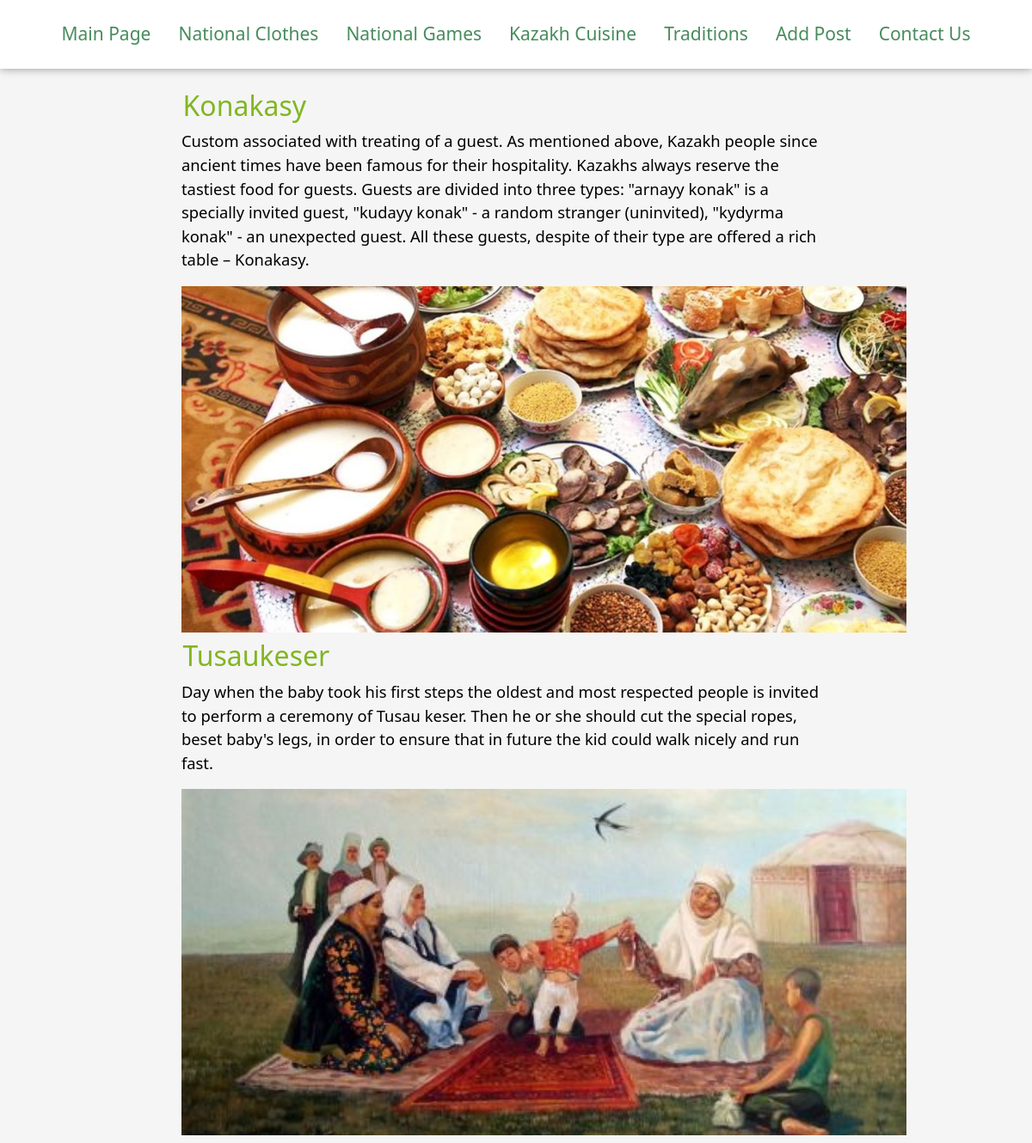
/traditions/, run on the app's committed database.
### kz_culture/models.py (models this page shows, shortened)
class Traditions(models.Model):
    title = models.CharField(max_length=255)
    content = models.TextField(blank=True)
    photo = models.ImageField(upload_to="img/")
    time_create = models.DateTimeField(auto_now_add=True)
    time_update = models.DateTimeField(auto_now=True)
    is_published = models.BooleanField(default=True)

### kz_culture/views.py (the view)
# urls.py: path('traditions/', traditions, name='traditions'),
def traditions(request):
    traditions = Traditions.objects.all()
    return render(request, 'kz_culture/Traditions.html', {'traditions': traditions})

### kz_culture/templates/kz_culture/Traditions.html (shortened to what this page needs)
{% extends 'kz_culture/base.html'%}
{% block content%}
            {% for el in traditions %}
                <div class="c1">
                    <h2 style="margin-left:10px;">{{ el.title }}</h2>
                    <p> {{ el.content }}</p>
                    <img src="{{ el.photo.url }}"/>
                </div>
            {% endfor %}
{% endblock %}

### assets/culture_site/style.css (style rules this page uses)
body { background: #F5F5F5; color:#81B622 }
img { width: 843px; height: 403px; object-fit: cover; margin:1%; }
p { margin: 1%; width: 90%; font-size: 115%; color: black; }

### data on the page
Traditions: title "Konakasy", content "Custom associated with treating of a guest. As mentioned above, Kazakh people since ancient times have been famous for their hospitality. Kazakhs always reserve the tastiest food for guests. Guests are divided into three types: \"arnayy konak\" is a specially invited guest, \"kudayy konak\" - a random stranger (uninvited), \"kydyrma konak\" - an unexpected guest. All these guests, despite of their type are offered a rich table – Konakasy.", photo (picture)
Traditions: title "Tusaukeser", content "Day when the baby took his first steps the oldest and most respected people is invited to perform a ceremony of Tusau keser. Then he or she should cut the special ropes, beset baby's legs, in order to ensure that in future the kid could walk nicely and run fast.", photo (picture)
